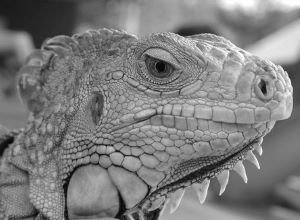
%> input picture crk.jpg, 300 x 220 px
$ octave DFT.m   (GNU Octave 9; MATLAB toolbox functions it lacks are replaced by stand-ins)
%> lines starting %> are read from the running program, lines starting %| are printed output that depends on the picture
clear all; %clear all previous history
close all; %close all window
clc;       %clear command window

img = imread('crk.jpg');
%> img is the input picture: size 220x300x3 uint8; min 1, max 255, mean 125.2
figure(1);imshow(img);title('Original Image:');

img = rgb2gray(img);
%> img: size 220x300 uint8

%Get fourier transform if of the image
F = fft2(img);
S = abs(F); %Magnitude
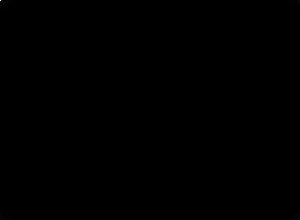
%> S: size 220x300 double; min 23.73, max 8260617, mean 4219; drawn with min black and max white

figure(2);imshow(S,[]);title('Fourier Transformed Image:');

%get centered spectrum {-1^x+y}
fc = fftshift(F);
figure(3);imshow(abs(fc),[]);title('Centered Spectrum Fourier:');

%apply log transformation
S2 = log(1+abs(fc));
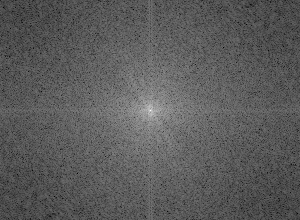
%> S2: size 220x300 double; min 3.21, max 15.93, mean 7.78; drawn with min black and max white
figure(4);imshow(S2,[]);title('After Log Transformation:');

%Inverse Fourier
F = ifftshift(fc);
f = ifft2(F);
figure(5);imshow(f,[]),title('Inverse Fourier Transformed Image:');

$ run again, with rose.jpg copied over crk.jpg
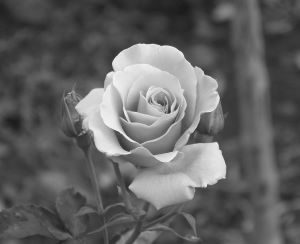
%> input picture rose.jpg, 300 x 244 px
%> img is the input picture: size 244x300x3 uint8; min 26, max 253, mean 98.2
%> img: size 244x300 uint8
%> `S2 = log(1+abs(fc));`:
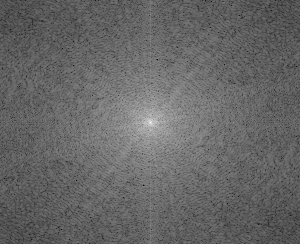
%> S2: size 244x300 double; min 1.16, max 15.79, mean 7.06; drawn with min black and max white

$ run again, with rose1.jpg copied over crk.jpg
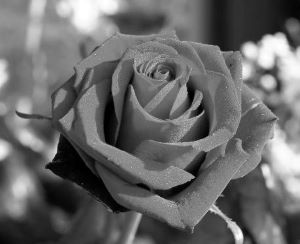
%> input picture rose1.jpg, 300 x 244 px
%> img is the input picture: size 244x300x3 uint8; min 0, max 255, mean 104.6
%> img: size 244x300 uint8
%> `S2 = log(1+abs(fc));`:
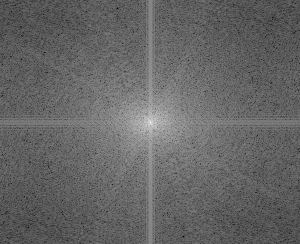
%> S2: size 244x300 double; min 1.48, max 15.85, mean 7.22; drawn with min black and max white

$ run again, with dog.png saved as crk.jpg
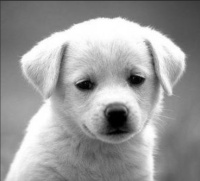
%> input picture dog.png, 200 x 181 px
%> img is the input picture: size 181x200x3 uint8; min 0, max 255, mean 155.7
%> img: size 181x200 uint8
%> `S2 = log(1+abs(fc));`:
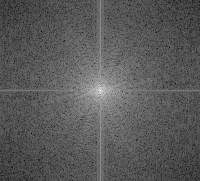
%> S2: size 181x200 double; min 1.53, max 15.54, mean 6.48; drawn with min black and max white
